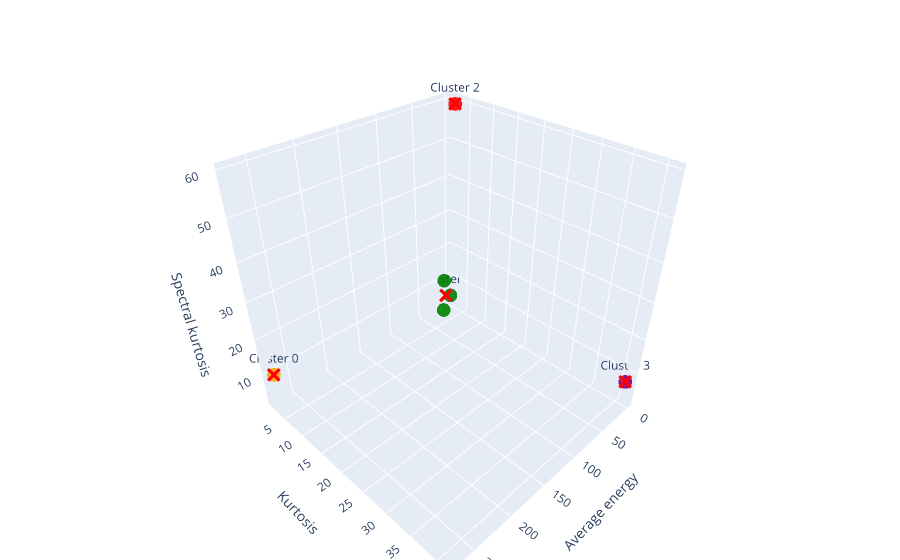
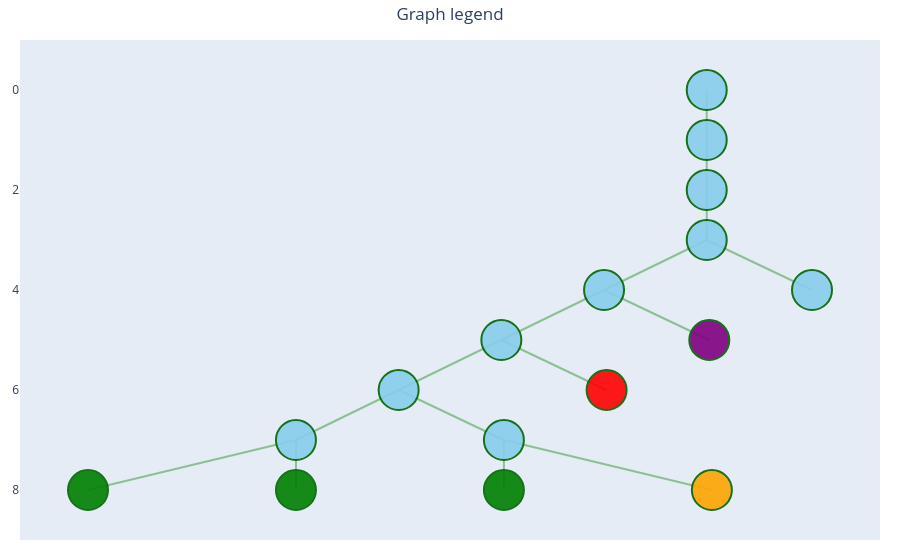

Notebook source saved alongside these figures, in order:
### Markdown cell above
### Plotting

### Code cell
tr_obj.calc_frequencies(sampling_rate)

fig = plot.plotly_clustering(
    data_train, 
    centers_sorted,
    labels_sorted, 
    [classifying_metrics[i] for i in [0, 1, 2]],
    nodes=tr_obj.get_leaf_nodes(freq_threshold=freq_threshold)
)

tr_obj.plot_tree(
    node_size=40,
    node_colour=list(labels_sorted),
    freq_threshold=freq_threshold,
    show_frequency=True,
    use_plotly=True,
)

### Figure 1 — Plotly figure (JSON) as saved in the notebook; plotly's stock layout.template omitted (floating-point values rounded to 4 significant figures)
{"data": [{"hoverinfo": "skip", "marker": {"color": "red", "size": 5, "symbol": "x"}, "mode": "markers+text", "name": "Center Cluster 0", "text": ["Cluster 0"], "textposition": "top center", "type": "scatter3d", "x": [272.2], "y": [1.763], "z": [10.02]}, {"hoverinfo": "text", "hovertext": ["Node (l, n): (8, 3)<br>Freq range: 7.81e+05 – 1.17e+06"], "marker": {"color": "orange", "opacity": 0.9, "size": 8, "symbol": "circle"}, "mode": "markers", "name": "Cluster 0, Level 0", "showlegend": false, "type": "scatter3d", "x": [272.2], "y": [1.763], "z": [10.02]}, {"hoverinfo": "skip", "marker": {"color": "red", "size": 5, "symbol": "x"}, "mode": "markers+text", "name": "Center Cluster 1", "text": ["Cluster 1"], "textposition": "top center", "type": "scatter3d", "x": [13.14], "y": [2.384], "z": [5.786]}, {"hoverinfo": "text", "hovertext": ["Node (l, n): (8, 0)<br>Freq range: 0.00e+00 – 3.91e+05", "Node (l, n): (8, 1)<br>Freq range: 3.91e+05 – 7.81e+05", "Node (l, n): (8, 2)<br>Freq range: 1.17e+06 – 1.56e+06"], "marker": {"color": "green", "opacity": 0.9, "size": 8, "symbol": "circle"}, "mode": "markers", "name": "Cluster 1, Level 0", "showlegend": false, "type": "scatter3d", "x": [5.76, 22.38, 11.28], "y": [2.496, 3.058, 1.598], "z": [5.112, 2.189, 10.06]}, {"hoverinfo": "skip", "marker": {"color": "red", "size": 5, "symbol": "x"}, "mode": "markers+text", "name": "Center Cluster 2", "text": ["Cluster 2"], "textposition": "top center", "type": "scatter3d", "x": [0.2413], "y": [2.759], "z": [59.52]}, {"hoverinfo": "text", "hovertext": ["Node (l, n): (6, 1)<br>Freq range: 1.56e+06 – 3.12e+06"], "marker": {"color": "red", "opacity": 0.9, "size": 8, "symbol": "circle"}, "mode": "markers", "name": "Cluster 2, Level 0", "showlegend": false, "type": "scatter3d", "x": [0.2413], "y": [2.759], "z": [59.52]}, {"hoverinfo": "skip", "marker": {"color": "red", "size": 5, "symbol": "x"}, "mode": "markers+text", "name": "Center Cluster 3", "text": ["Cluster 3"], "textposition": "top center", "type": "scatter3d", "x": [0.1457], "y": [41.13], "z": [7.708]}, {"hoverinfo": "text", "hovertext": ["Node (l, n): (5, 1)<br>Freq range: 3.12e+06 – 6.25e+06"], "marker": {"color": "purple", "opacity": 0.9, "size": 8, "symbol": "circle"}, "mode": "markers", "name": "Cluster 3, Level 0", "showlegend": false, "type": "scatter3d", "x": [0.1457], "y": [41.13], "z": [7.708]}], "layout": {"hovermode": "closest", "margin": {"b": 0, "l": 0, "r": 0, "t": 40}, "scene": {"aspectmode": "cube", "xaxis": {"title": {"text": "Average energy"}}, "yaxis": {"title": {"text": "Kurtosis"}}, "zaxis": {"title": {"text": "Spectral kurtosis"}}}, "showlegend": false}}

### Figure 2 — Plotly figure (JSON) as saved in the notebook; plotly's stock layout.template omitted (floating-point values rounded to 4 significant figures)
{"data": [{"hoverinfo": "none", "line": {"color": "rgba(50,150,50,0.5)", "width": 2}, "mode": "lines", "type": "scatter", "x": [6.837, 6.837, null, 6.837, 6.837, null, 6.837, 6.837, null, 5.702, 6.837, null, 8, 6.837, null, 4.567, 5.702, null, 6.865, 5.702, null, 3.433, 4.567, null, 5.73, 4.567, null, 2.298, 3.433, null, 4.596, 3.433, null, 0, 2.298, null, 2.298, 2.298, null, 4.596, 4.596, null, 6.894, 4.596, null], "y": [1, 0, null, 2, 1, null, 3, 2, null, 4, 3, null, 4, 3, null, 5, 4, null, 5, 4, null, 6, 5, null, 6, 5, null, 7, 6, null, 7, 6, null, 8, 7, null, 8, 7, null, 8, 7, null, 8, 7, null]}, {"hoverinfo": "text", "hovertext": ["Node (0, 0)<br>Freq: 0.00e0–100.00e6", "Node (1, 0)<br>Freq: 0.00e0–50.00e6", "Node (2, 0)<br>Freq: 0.00e0–25.00e6", "Node (3, 0)<br>Freq: 0.00e0–12.50e6", "Node (4, 0)<br>Freq: 0.00e0–6.25e6", "Node (4, 1)<br>Freq: 6.25e6–12.50e6", "Node (5, 0)<br>Freq: 0.00e0–3.12e6", "Node (5, 1)<br>Freq: 3.12e6–6.25e6", "Node (6, 0)<br>Freq: 0.00e0–1.56e6", "Node (6, 1)<br>Freq: 1.56e6–3.12e6", "Node (7, 0)<br>Freq: 0.00e0–781.00e3", "Node (7, 1)<br>Freq: 781.00e3–1.56e6", "Node (8, 0)<br>Freq: 0.00e0–391.00e3", "Node (8, 1)<br>Freq: 391.00e3–781.00e3", "Node (8, 2)<br>Freq: 1.17e6–1.56e6", "Node (8, 3)<br>Freq: 781.00e3–1.17e6"], "marker": {"color": ["skyblue", "skyblue", "skyblue", "skyblue", "skyblue", "skyblue", "skyblue", "purple", "skyblue", "red", "skyblue", "skyblue", "green", "green", "green", "orange"], "line": {"color": "darkgreen", "width": 2}, "opacity": 0.9, "size": 40}, "mode": "markers", "type": "scatter", "x": [6.837, 6.837, 6.837, 6.837, 5.702, 8, 4.567, 6.865, 3.433, 5.73, 2.298, 4.596, 0, 2.298, 4.596, 6.894], "y": [0, 1, 2, 3, 4, 4, 5, 5, 6, 6, 7, 7, 8, 8, 8, 8]}], "layout": {"hovermode": "closest", "margin": {"b": 20, "l": 20, "r": 20, "t": 40}, "showlegend": false, "title": {"text": "Graph legend", "x": 0.5}, "xaxis": {"showgrid": false, "showticklabels": false, "zeroline": false}, "yaxis": {"autorange": "reversed", "showgrid": false, "zeroline": false}}}
